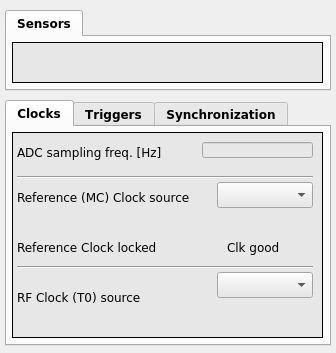
<?xml version="1.0" encoding="UTF-8"?>
<ui version="4.0">
 <class>MainWindow</class>
 <widget class="QMainWindow" name="MainWindow">
  <property name="geometry">
   <rect>
    <x>0</x>
    <y>0</y>
    <width>336</width>
    <height>353</height>
   </rect>
  </property>
  <property name="windowTitle">
   <string/>
  </property>
  <property name="styleSheet">
   <string notr="true"/>
  </property>
  <property name="Title" stdset="0">
   <string>$(DEVICE):evrx</string>
  </property>
  <widget class="QWidget" name="centralwidget">
   <widget class="QTabWidget" name="MainSignalWindowTab_4">
    <property name="enabled">
     <bool>true</bool>
    </property>
    <property name="geometry">
     <rect>
      <x>5</x>
      <y>100</y>
      <width>326</width>
      <height>246</height>
     </rect>
    </property>
    <property name="sizePolicy">
     <sizepolicy hsizetype="Expanding" vsizetype="Expanding">
      <horstretch>0</horstretch>
      <verstretch>0</verstretch>
     </sizepolicy>
    </property>
    <property name="minimumSize">
     <size>
      <width>300</width>
      <height>75</height>
     </size>
    </property>
    <property name="font">
     <font>
      <family>DejaVu Sans</family>
      <pointsize>9</pointsize>
      <weight>75</weight>
      <bold>true</bold>
      <kerning>false</kerning>
     </font>
    </property>
    <property name="styleSheet">
     <string notr="true"/>
    </property>
    <property name="currentIndex">
     <number>0</number>
    </property>
    <property name="iconSize">
     <size>
      <width>16</width>
      <height>16</height>
     </size>
    </property>
    <property name="elideMode">
     <enum>Qt::ElideNone</enum>
    </property>
    <property name="usesScrollButtons">
     <bool>false</bool>
    </property>
    <widget class="QWidget" name="tab_4">
     <attribute name="title">
      <string>Clocks</string>
     </attribute>
     <widget class="caFrame" name="caframe_6">
      <property name="geometry">
       <rect>
        <x>5</x>
        <y>5</y>
        <width>311</width>
        <height>206</height>
       </rect>
      </property>
      <property name="styleSheet">
       <string notr="true">background-color: rgb(231, 231, 231);</string>
      </property>
      <property name="frameShape">
       <enum>QFrame::Box</enum>
      </property>
      <property name="frameShadow">
       <enum>QFrame::Plain</enum>
      </property>
      <property name="lineWidth">
       <number>1</number>
      </property>
      <property name="midLineWidth">
       <number>1</number>
      </property>
      <property name="background">
       <color>
        <red>0</red>
        <green>0</green>
        <blue>0</blue>
       </color>
      </property>
      <widget class="caLed" name="caled">
       <property name="enabled">
        <bool>true</bool>
       </property>
       <property name="geometry">
        <rect>
         <x>165</x>
         <y>105</y>
         <width>16</width>
         <height>16</height>
        </rect>
       </property>
       <property name="sizePolicy">
        <sizepolicy hsizetype="Expanding" vsizetype="Expanding">
         <horstretch>0</horstretch>
         <verstretch>0</verstretch>
        </sizepolicy>
       </property>
       <property name="rectangular">
        <bool>false</bool>
       </property>
       <property name="linearGradient">
        <bool>false</bool>
       </property>
       <property name="scaleContents">
        <bool>true</bool>
       </property>
       <property name="channel" stdset="0">
        <string notr="true">$(DEVICE):evrx:pll:locked</string>
       </property>
       <property name="falseColor">
        <color>
         <red>255</red>
         <green>0</green>
         <blue>0</blue>
        </color>
       </property>
       <property name="trueColor">
        <color>
         <red>0</red>
         <green>255</green>
         <blue>0</blue>
        </color>
       </property>
       <property name="trueValue">
        <string>true</string>
       </property>
       <property name="falseValue">
        <string>false</string>
       </property>
      </widget>
      <widget class="caMenu" name="camenu_2">
       <property name="geometry">
        <rect>
         <x>205</x>
         <y>50</y>
         <width>96</width>
         <height>26</height>
        </rect>
       </property>
       <property name="font">
        <font>
         <family>DejaVu Sans</family>
         <pointsize>10</pointsize>
        </font>
       </property>
       <property name="styleSheet">
        <string notr="true">color: rgb(0, 0, 0);</string>
       </property>
       <property name="channel" stdset="0">
        <string notr="true">$(DEVICE):evrx:triggers:mc:source</string>
       </property>
      </widget>
      <widget class="caLed" name="caled_2">
       <property name="geometry">
        <rect>
         <x>285</x>
         <y>105</y>
         <width>16</width>
         <height>16</height>
        </rect>
       </property>
       <property name="scaleContents">
        <bool>true</bool>
       </property>
       <property name="channel" stdset="0">
        <string notr="true">$(DEVICE):evrx:pll:clk_good</string>
       </property>
       <property name="falseColor">
        <color>
         <red>255</red>
         <green>0</green>
         <blue>0</blue>
        </color>
       </property>
       <property name="trueColor">
        <color>
         <red>0</red>
         <green>255</green>
         <blue>0</blue>
        </color>
       </property>
       <property name="trueValue">
        <string>true</string>
       </property>
       <property name="falseValue">
        <string>false</string>
       </property>
      </widget>
      <widget class="QLabel" name="label_20">
       <property name="geometry">
        <rect>
         <x>215</x>
         <y>105</y>
         <width>66</width>
         <height>20</height>
        </rect>
       </property>
       <property name="font">
        <font>
         <family>DejaVu Sans</family>
         <pointsize>9</pointsize>
        </font>
       </property>
       <property name="text">
        <string>Clk good</string>
       </property>
      </widget>
      <widget class="QLabel" name="label_28">
       <property name="geometry">
        <rect>
         <x>5</x>
         <y>55</y>
         <width>196</width>
         <height>20</height>
        </rect>
       </property>
       <property name="font">
        <font>
         <family>DejaVu Sans</family>
         <pointsize>9</pointsize>
        </font>
       </property>
       <property name="text">
        <string>Reference (MC) Clock source</string>
       </property>
      </widget>
      <widget class="Line" name="line_9">
       <property name="geometry">
        <rect>
         <x>5</x>
         <y>40</y>
         <width>296</width>
         <height>10</height>
        </rect>
       </property>
       <property name="orientation">
        <enum>Qt::Horizontal</enum>
       </property>
      </widget>
      <widget class="QLabel" name="label_23">
       <property name="geometry">
        <rect>
         <x>5</x>
         <y>10</y>
         <width>186</width>
         <height>20</height>
        </rect>
       </property>
       <property name="font">
        <font>
         <family>DejaVu Sans</family>
         <pointsize>9</pointsize>
        </font>
       </property>
       <property name="text">
        <string>ADC sampling freq. [Hz]</string>
       </property>
      </widget>
      <widget class="QLabel" name="label_19">
       <property name="geometry">
        <rect>
         <x>5</x>
         <y>105</y>
         <width>151</width>
         <height>20</height>
        </rect>
       </property>
       <property name="font">
        <font>
         <family>DejaVu Sans</family>
         <pointsize>9</pointsize>
        </font>
       </property>
       <property name="text">
        <string>Reference Clock locked</string>
       </property>
      </widget>
      <widget class="caMenu" name="camenu_6">
       <property name="geometry">
        <rect>
         <x>205</x>
         <y>140</y>
         <width>96</width>
         <height>26</height>
        </rect>
       </property>
       <property name="font">
        <font>
         <family>DejaVu Sans</family>
         <pointsize>10</pointsize>
        </font>
       </property>
       <property name="styleSheet">
        <string notr="true">color: rgb(0, 0, 0);</string>
       </property>
       <property name="channel" stdset="0">
        <string notr="true">$(DEVICE):evrx:triggers:t0:source</string>
       </property>
      </widget>
      <widget class="QLabel" name="label_33">
       <property name="geometry">
        <rect>
         <x>5</x>
         <y>155</y>
         <width>171</width>
         <height>20</height>
        </rect>
       </property>
       <property name="font">
        <font>
         <family>DejaVu Sans</family>
         <pointsize>9</pointsize>
        </font>
       </property>
       <property name="text">
        <string>RF Clock (T0) source</string>
       </property>
      </widget>
      <widget class="Line" name="line_16">
       <property name="geometry">
        <rect>
         <x>5</x>
         <y>130</y>
         <width>296</width>
         <height>10</height>
        </rect>
       </property>
       <property name="orientation">
        <enum>Qt::Horizontal</enum>
       </property>
      </widget>
      <widget class="caLineEdit" name="calineedit_12">
       <property name="geometry">
        <rect>
         <x>190</x>
         <y>10</y>
         <width>111</width>
         <height>16</height>
        </rect>
       </property>
       <property name="font">
        <font>
         <family>Sans Serif</family>
         <pointsize>10</pointsize>
        </font>
       </property>
       <property name="alignment">
        <set>Qt::AlignRight|Qt::AlignTrailing|Qt::AlignVCenter</set>
       </property>
       <property name="channel" stdset="0">
        <string notr="true">$(DEVICE):evrx:clock_info:adc_frequency</string>
       </property>
      </widget>
      <widget class="caRelatedDisplay" name="rtc_t2_4">
       <property name="geometry">
        <rect>
         <x>205</x>
         <y>170</y>
         <width>96</width>
         <height>21</height>
        </rect>
       </property>
       <property name="background">
        <color>
         <red>252</red>
         <green>220</green>
         <blue>123</blue>
        </color>
       </property>
       <property name="labels">
        <string notr="true">RTC</string>
       </property>
       <property name="files">
        <string notr="true">rtc</string>
       </property>
       <property name="args">
        <string notr="true">DEVICE=$(DEVICE):evrx:rtc:t0</string>
       </property>
      </widget>
     </widget>
     <widget class="QTabWidget" name="MainSignalWindowTab_5">
      <property name="enabled">
       <bool>true</bool>
      </property>
      <property name="geometry">
       <rect>
        <x>0</x>
        <y>480</y>
        <width>556</width>
        <height>80</height>
       </rect>
      </property>
      <property name="sizePolicy">
       <sizepolicy hsizetype="Expanding" vsizetype="Expanding">
        <horstretch>0</horstretch>
        <verstretch>0</verstretch>
       </sizepolicy>
      </property>
      <property name="minimumSize">
       <size>
        <width>300</width>
        <height>80</height>
       </size>
      </property>
      <property name="font">
       <font>
        <family>DejaVu Sans</family>
        <pointsize>9</pointsize>
        <weight>75</weight>
        <bold>true</bold>
        <kerning>false</kerning>
       </font>
      </property>
      <property name="styleSheet">
       <string notr="true"/>
      </property>
      <property name="currentIndex">
       <number>0</number>
      </property>
      <property name="iconSize">
       <size>
        <width>16</width>
        <height>16</height>
       </size>
      </property>
      <property name="elideMode">
       <enum>Qt::ElideNone</enum>
      </property>
      <property name="usesScrollButtons">
       <bool>false</bool>
      </property>
      <widget class="QWidget" name="tab_5">
       <attribute name="title">
        <string>Sensors</string>
       </attribute>
       <widget class="caFrame" name="caframe_10">
        <property name="geometry">
         <rect>
          <x>5</x>
          <y>5</y>
          <width>541</width>
          <height>41</height>
         </rect>
        </property>
        <property name="styleSheet">
         <string notr="true">background-color: rgb(231, 231, 231);</string>
        </property>
        <property name="frameShape">
         <enum>QFrame::Box</enum>
        </property>
        <property name="frameShadow">
         <enum>QFrame::Plain</enum>
        </property>
        <property name="lineWidth">
         <number>1</number>
        </property>
        <property name="midLineWidth">
         <number>1</number>
        </property>
        <property name="background">
         <color>
          <red>0</red>
          <green>0</green>
          <blue>0</blue>
         </color>
        </property>
        <widget class="caRelatedDisplay" name="bpm_temp_3">
         <property name="geometry">
          <rect>
           <x>295</x>
           <y>10</y>
           <width>111</width>
           <height>21</height>
          </rect>
         </property>
         <property name="font">
          <font>
           <family>Sans Serif</family>
           <pointsize>10</pointsize>
          </font>
         </property>
         <property name="background">
          <color>
           <red>252</red>
           <green>220</green>
           <blue>123</blue>
          </color>
         </property>
         <property name="labels">
          <string notr="true">BPM T°C</string>
         </property>
         <property name="files">
          <string notr="true">temperatures</string>
         </property>
         <property name="args">
          <string notr="true">MODULE=$(BPM);</string>
         </property>
        </widget>
        <widget class="caRelatedDisplay" name="bpm_temp_4">
         <property name="geometry">
          <rect>
           <x>420</x>
           <y>10</y>
           <width>111</width>
           <height>21</height>
          </rect>
         </property>
         <property name="font">
          <font>
           <family>Sans Serif</family>
           <pointsize>10</pointsize>
          </font>
         </property>
         <property name="background">
          <color>
           <red>252</red>
           <green>220</green>
           <blue>123</blue>
          </color>
         </property>
         <property name="labels">
          <string notr="true">BPM U/I</string>
         </property>
         <property name="files">
          <string notr="true">voltages</string>
         </property>
         <property name="args">
          <string notr="true">MODULE=$(BPM);</string>
         </property>
        </widget>
        <widget class="QLabel" name="label_34">
         <property name="geometry">
          <rect>
           <x>5</x>
           <y>10</y>
           <width>151</width>
           <height>21</height>
          </rect>
         </property>
         <property name="font">
          <font>
           <pointsize>10</pointsize>
          </font>
         </property>
         <property name="text">
          <string>FPGA temp. [° C]</string>
         </property>
        </widget>
        <widget class="caLineEdit" name="calineedit_14">
         <property name="geometry">
          <rect>
           <x>155</x>
           <y>10</y>
           <width>46</width>
           <height>21</height>
          </rect>
         </property>
         <property name="font">
          <font>
           <family>Sans Serif</family>
           <pointsize>13</pointsize>
          </font>
         </property>
         <property name="alignment">
          <set>Qt::AlignRight|Qt::AlignTrailing|Qt::AlignVCenter</set>
         </property>
         <property name="channel" stdset="0">
          <string notr="true">$(BPM):ID_2:value</string>
         </property>
         <property name="precision">
          <number>2</number>
         </property>
        </widget>
       </widget>
      </widget>
     </widget>
    </widget>
    <widget class="QWidget" name="tab_2">
     <attribute name="title">
      <string>Triggers</string>
     </attribute>
     <widget class="caFrame" name="caframe_17">
      <property name="geometry">
       <rect>
        <x>5</x>
        <y>5</y>
        <width>311</width>
        <height>206</height>
       </rect>
      </property>
      <property name="styleSheet">
       <string notr="true">background-color: rgb(231, 231, 231);</string>
      </property>
      <property name="frameShape">
       <enum>QFrame::Box</enum>
      </property>
      <property name="frameShadow">
       <enum>QFrame::Plain</enum>
      </property>
      <property name="lineWidth">
       <number>1</number>
      </property>
      <property name="midLineWidth">
       <number>1</number>
      </property>
      <property name="background">
       <color>
        <red>0</red>
        <green>0</green>
        <blue>0</blue>
       </color>
      </property>
      <widget class="QLabel" name="label_36">
       <property name="geometry">
        <rect>
         <x>5</x>
         <y>145</y>
         <width>166</width>
         <height>20</height>
        </rect>
       </property>
       <property name="font">
        <font>
         <family>DejaVu Sans</family>
         <pointsize>9</pointsize>
        </font>
       </property>
       <property name="text">
        <string>Postmortem (T1) source</string>
       </property>
      </widget>
      <widget class="QLabel" name="label_46">
       <property name="geometry">
        <rect>
         <x>5</x>
         <y>105</y>
         <width>161</width>
         <height>20</height>
        </rect>
       </property>
       <property name="font">
        <font>
         <family>DejaVu Sans</family>
         <pointsize>9</pointsize>
        </font>
       </property>
       <property name="text">
        <string>Debouncer [x 8 ns]</string>
       </property>
      </widget>
      <widget class="caMenu" name="camenu_9">
       <property name="geometry">
        <rect>
         <x>205</x>
         <y>50</y>
         <width>96</width>
         <height>26</height>
        </rect>
       </property>
       <property name="font">
        <font>
         <family>DejaVu Sans</family>
         <pointsize>10</pointsize>
        </font>
       </property>
       <property name="styleSheet">
        <string notr="true">color: rgb(0, 0, 0);</string>
       </property>
       <property name="channel" stdset="0">
        <string notr="true">$(DEVICE):evrx:triggers:t2:source</string>
       </property>
      </widget>
      <widget class="Line" name="line_17">
       <property name="geometry">
        <rect>
         <x>5</x>
         <y>130</y>
         <width>296</width>
         <height>10</height>
        </rect>
       </property>
       <property name="orientation">
        <enum>Qt::Horizontal</enum>
       </property>
      </widget>
      <widget class="caMenu" name="camenu_10">
       <property name="geometry">
        <rect>
         <x>205</x>
         <y>140</y>
         <width>96</width>
         <height>26</height>
        </rect>
       </property>
       <property name="font">
        <font>
         <family>DejaVu Sans</family>
         <pointsize>10</pointsize>
        </font>
       </property>
       <property name="styleSheet">
        <string notr="true">color: rgb(0, 0, 0);</string>
       </property>
       <property name="channel" stdset="0">
        <string notr="true">$(DEVICE):evrx:triggers:t1:source</string>
       </property>
      </widget>
      <widget class="QLabel" name="label_30">
       <property name="geometry">
        <rect>
         <x>5</x>
         <y>55</y>
         <width>191</width>
         <height>20</height>
        </rect>
       </property>
       <property name="font">
        <font>
         <family>DejaVu Sans</family>
         <pointsize>9</pointsize>
        </font>
       </property>
       <property name="text">
        <string>Acquisition trigger (T2) source</string>
       </property>
      </widget>
      <widget class="caTextEntry" name="catextentry_52">
       <property name="geometry">
        <rect>
         <x>205</x>
         <y>105</y>
         <width>96</width>
         <height>20</height>
        </rect>
       </property>
       <property name="font">
        <font>
         <family>DejaVu Sans</family>
         <pointsize>9</pointsize>
         <stylestrategy>PreferDefault</stylestrategy>
        </font>
       </property>
       <property name="alignment">
        <set>Qt::AlignRight|Qt::AlignTrailing|Qt::AlignVCenter</set>
       </property>
       <property name="channel" stdset="0">
        <string notr="true">$(DEVICE):evrx:triggers:t2:debouncer</string>
       </property>
       <property name="background">
        <color>
         <red>255</red>
         <green>255</green>
         <blue>255</blue>
        </color>
       </property>
       <property name="colorMode">
        <enum>caLineEdit::Static</enum>
       </property>
       <property name="precision">
        <number>4</number>
       </property>
       <property name="precisionMode">
        <enum>caLineEdit::Channel</enum>
       </property>
       <property name="maxValue">
        <double>2.000000000000000</double>
       </property>
       <property name="minValue">
        <double>0.100000000000000</double>
       </property>
      </widget>
      <widget class="QLabel" name="label_26">
       <property name="geometry">
        <rect>
         <x>5</x>
         <y>10</y>
         <width>186</width>
         <height>20</height>
        </rect>
       </property>
       <property name="font">
        <font>
         <family>DejaVu Sans</family>
         <pointsize>9</pointsize>
        </font>
       </property>
       <property name="text">
        <string>ADC sampling freq. [Hz]</string>
       </property>
      </widget>
      <widget class="Line" name="line_10">
       <property name="geometry">
        <rect>
         <x>5</x>
         <y>40</y>
         <width>296</width>
         <height>10</height>
        </rect>
       </property>
       <property name="orientation">
        <enum>Qt::Horizontal</enum>
       </property>
      </widget>
      <widget class="caLineEdit" name="calineedit_13">
       <property name="geometry">
        <rect>
         <x>190</x>
         <y>10</y>
         <width>111</width>
         <height>16</height>
        </rect>
       </property>
       <property name="font">
        <font>
         <family>Sans Serif</family>
         <pointsize>10</pointsize>
        </font>
       </property>
       <property name="alignment">
        <set>Qt::AlignRight|Qt::AlignTrailing|Qt::AlignVCenter</set>
       </property>
       <property name="channel" stdset="0">
        <string notr="true">$(DEVICE):evrx:clock_info:adc_frequency</string>
       </property>
      </widget>
      <widget class="caRelatedDisplay" name="rtc_t2">
       <property name="geometry">
        <rect>
         <x>205</x>
         <y>80</y>
         <width>96</width>
         <height>21</height>
        </rect>
       </property>
       <property name="background">
        <color>
         <red>252</red>
         <green>220</green>
         <blue>123</blue>
        </color>
       </property>
       <property name="labels">
        <string notr="true">RTC</string>
       </property>
       <property name="files">
        <string notr="true">rtc</string>
       </property>
       <property name="args">
        <string notr="true">DEVICE=$(DEVICE):evrx:rtc:t2</string>
       </property>
      </widget>
      <widget class="caRelatedDisplay" name="rtc_t2_2">
       <property name="geometry">
        <rect>
         <x>205</x>
         <y>170</y>
         <width>96</width>
         <height>21</height>
        </rect>
       </property>
       <property name="background">
        <color>
         <red>252</red>
         <green>220</green>
         <blue>123</blue>
        </color>
       </property>
       <property name="labels">
        <string notr="true">RTC</string>
       </property>
       <property name="files">
        <string notr="true">rtc</string>
       </property>
       <property name="args">
        <string notr="true">DEVICE=$(DEVICE):evrx:rtc:t1</string>
       </property>
      </widget>
     </widget>
    </widget>
    <widget class="QWidget" name="tab">
     <attribute name="title">
      <string>Synchronization</string>
     </attribute>
     <widget class="caFrame" name="caframe_16">
      <property name="geometry">
       <rect>
        <x>5</x>
        <y>5</y>
        <width>311</width>
        <height>206</height>
       </rect>
      </property>
      <property name="styleSheet">
       <string notr="true">background-color: rgb(231, 231, 231);</string>
      </property>
      <property name="frameShape">
       <enum>QFrame::Box</enum>
      </property>
      <property name="frameShadow">
       <enum>QFrame::Plain</enum>
      </property>
      <property name="lineWidth">
       <number>1</number>
      </property>
      <property name="midLineWidth">
       <number>1</number>
      </property>
      <property name="background">
       <color>
        <red>0</red>
        <green>0</green>
        <blue>0</blue>
       </color>
      </property>
      <widget class="caMessageButton" name="camessagebutton">
       <property name="geometry">
        <rect>
         <x>10</x>
         <y>10</y>
         <width>291</width>
         <height>24</height>
        </rect>
       </property>
       <property name="font">
        <font>
         <family>DejaVu Sans</family>
         <pointsize>10</pointsize>
        </font>
       </property>
       <property name="text">
        <string>Sync now</string>
       </property>
       <property name="flat">
        <bool>false</bool>
       </property>
       <property name="fontScaleMode">
        <enum>EPushButton::WidthAndHeight</enum>
       </property>
       <property name="channel" stdset="0">
        <string notr="true">$(DEVICE):application:synchronize</string>
       </property>
       <property name="background">
        <color>
         <red>254</red>
         <green>217</green>
         <blue>188</blue>
        </color>
       </property>
       <property name="pressMessage">
        <string notr="true">1</string>
       </property>
      </widget>
     </widget>
    </widget>
   </widget>
   <widget class="QTabWidget" name="MainSignalWindowTab_9">
    <property name="enabled">
     <bool>true</bool>
    </property>
    <property name="geometry">
     <rect>
      <x>5</x>
      <y>10</y>
      <width>326</width>
      <height>81</height>
     </rect>
    </property>
    <property name="sizePolicy">
     <sizepolicy hsizetype="Expanding" vsizetype="Expanding">
      <horstretch>0</horstretch>
      <verstretch>0</verstretch>
     </sizepolicy>
    </property>
    <property name="minimumSize">
     <size>
      <width>300</width>
      <height>75</height>
     </size>
    </property>
    <property name="font">
     <font>
      <family>DejaVu Sans</family>
      <pointsize>9</pointsize>
      <weight>75</weight>
      <bold>true</bold>
      <kerning>false</kerning>
     </font>
    </property>
    <property name="styleSheet">
     <string notr="true"/>
    </property>
    <property name="currentIndex">
     <number>0</number>
    </property>
    <property name="iconSize">
     <size>
      <width>16</width>
      <height>16</height>
     </size>
    </property>
    <property name="elideMode">
     <enum>Qt::ElideNone</enum>
    </property>
    <property name="usesScrollButtons">
     <bool>false</bool>
    </property>
    <widget class="QWidget" name="tab_12">
     <attribute name="title">
      <string>Sensors</string>
     </attribute>
     <widget class="caFrame" name="caframe_14">
      <property name="geometry">
       <rect>
        <x>5</x>
        <y>5</y>
        <width>311</width>
        <height>41</height>
       </rect>
      </property>
      <property name="styleSheet">
       <string notr="true">background-color: rgb(231, 231, 231);</string>
      </property>
      <property name="frameShape">
       <enum>QFrame::Box</enum>
      </property>
      <property name="frameShadow">
       <enum>QFrame::Plain</enum>
      </property>
      <property name="lineWidth">
       <number>1</number>
      </property>
      <property name="midLineWidth">
       <number>1</number>
      </property>
      <property name="background">
       <color>
        <red>0</red>
        <green>0</green>
        <blue>0</blue>
       </color>
      </property>
      <widget class="caRelatedDisplay" name="bpm_temp">
       <property name="geometry">
        <rect>
         <x>25</x>
         <y>10</y>
         <width>110</width>
         <height>21</height>
        </rect>
       </property>
       <property name="font">
        <font>
         <family>Sans Serif</family>
         <pointsize>10</pointsize>
        </font>
       </property>
       <property name="background">
        <color>
         <red>252</red>
         <green>220</green>
         <blue>123</blue>
        </color>
       </property>
       <property name="labels">
        <string notr="true">EVRX T°C</string>
       </property>
       <property name="files">
        <string notr="true">temperatures</string>
       </property>
       <property name="args">
        <string notr="true">MODULE=$(DEVICE):evrx;</string>
       </property>
      </widget>
      <widget class="caRelatedDisplay" name="bpm_temp_2">
       <property name="geometry">
        <rect>
         <x>170</x>
         <y>10</y>
         <width>110</width>
         <height>21</height>
        </rect>
       </property>
       <property name="font">
        <font>
         <family>Sans Serif</family>
         <pointsize>10</pointsize>
        </font>
       </property>
       <property name="background">
        <color>
         <red>252</red>
         <green>220</green>
         <blue>123</blue>
        </color>
       </property>
       <property name="labels">
        <string notr="true">EVRX U/I</string>
       </property>
       <property name="files">
        <string notr="true">voltages</string>
       </property>
       <property name="args">
        <string notr="true">MODULE=$(DEVICE):evrx;</string>
       </property>
      </widget>
     </widget>
     <widget class="QTabWidget" name="MainSignalWindowTab_11">
      <property name="enabled">
       <bool>true</bool>
      </property>
      <property name="geometry">
       <rect>
        <x>0</x>
        <y>480</y>
        <width>556</width>
        <height>80</height>
       </rect>
      </property>
      <property name="sizePolicy">
       <sizepolicy hsizetype="Expanding" vsizetype="Expanding">
        <horstretch>0</horstretch>
        <verstretch>0</verstretch>
       </sizepolicy>
      </property>
      <property name="minimumSize">
       <size>
        <width>300</width>
        <height>80</height>
       </size>
      </property>
      <property name="font">
       <font>
        <family>DejaVu Sans</family>
        <pointsize>9</pointsize>
        <weight>75</weight>
        <bold>true</bold>
        <kerning>false</kerning>
       </font>
      </property>
      <property name="styleSheet">
       <string notr="true"/>
      </property>
      <property name="currentIndex">
       <number>0</number>
      </property>
      <property name="iconSize">
       <size>
        <width>16</width>
        <height>16</height>
       </size>
      </property>
      <property name="elideMode">
       <enum>Qt::ElideNone</enum>
      </property>
      <property name="usesScrollButtons">
       <bool>false</bool>
      </property>
      <widget class="QWidget" name="tab_13">
       <attribute name="title">
        <string>Sensors</string>
       </attribute>
       <widget class="caFrame" name="caframe_15">
        <property name="geometry">
         <rect>
          <x>5</x>
          <y>5</y>
          <width>541</width>
          <height>41</height>
         </rect>
        </property>
        <property name="styleSheet">
         <string notr="true">background-color: rgb(231, 231, 231);</string>
        </property>
        <property name="frameShape">
         <enum>QFrame::Box</enum>
        </property>
        <property name="frameShadow">
         <enum>QFrame::Plain</enum>
        </property>
        <property name="lineWidth">
         <number>1</number>
        </property>
        <property name="midLineWidth">
         <number>1</number>
        </property>
        <property name="background">
         <color>
          <red>0</red>
          <green>0</green>
          <blue>0</blue>
         </color>
        </property>
        <widget class="caRelatedDisplay" name="bpm_temp_11">
         <property name="geometry">
          <rect>
           <x>295</x>
           <y>10</y>
           <width>111</width>
           <height>21</height>
          </rect>
         </property>
         <property name="font">
          <font>
           <family>Sans Serif</family>
           <pointsize>10</pointsize>
          </font>
         </property>
         <property name="background">
          <color>
           <red>252</red>
           <green>220</green>
           <blue>123</blue>
          </color>
         </property>
         <property name="labels">
          <string notr="true">BPM T°C</string>
         </property>
         <property name="files">
          <string notr="true">temperatures</string>
         </property>
         <property name="args">
          <string notr="true">MODULE=$(BPM);</string>
         </property>
        </widget>
        <widget class="caRelatedDisplay" name="bpm_temp_12">
         <property name="geometry">
          <rect>
           <x>420</x>
           <y>10</y>
           <width>111</width>
           <height>21</height>
          </rect>
         </property>
         <property name="font">
          <font>
           <family>Sans Serif</family>
           <pointsize>10</pointsize>
          </font>
         </property>
         <property name="background">
          <color>
           <red>252</red>
           <green>220</green>
           <blue>123</blue>
          </color>
         </property>
         <property name="labels">
          <string notr="true">BPM U/I</string>
         </property>
         <property name="files">
          <string notr="true">voltages</string>
         </property>
         <property name="args">
          <string notr="true">MODULE=$(BPM);</string>
         </property>
        </widget>
        <widget class="QLabel" name="label_37">
         <property name="geometry">
          <rect>
           <x>5</x>
           <y>10</y>
           <width>151</width>
           <height>21</height>
          </rect>
         </property>
         <property name="font">
          <font>
           <pointsize>10</pointsize>
          </font>
         </property>
         <property name="text">
          <string>FPGA temp. [° C]</string>
         </property>
        </widget>
        <widget class="caLineEdit" name="calineedit_9">
         <property name="geometry">
          <rect>
           <x>155</x>
           <y>10</y>
           <width>46</width>
           <height>21</height>
          </rect>
         </property>
         <property name="font">
          <font>
           <family>Sans Serif</family>
           <pointsize>13</pointsize>
          </font>
         </property>
         <property name="alignment">
          <set>Qt::AlignRight|Qt::AlignTrailing|Qt::AlignVCenter</set>
         </property>
         <property name="channel" stdset="0">
          <string notr="true">$(BPM):ID_2:value</string>
         </property>
         <property name="precision">
          <number>2</number>
         </property>
        </widget>
       </widget>
      </widget>
     </widget>
    </widget>
   </widget>
  </widget>
 </widget>
 <customwidgets>
  <customwidget>
   <class>caMenu</class>
   <extends>QComboBox</extends>
   <header>caMenu</header>
  </customwidget>
  <customwidget>
   <class>caRelatedDisplay</class>
   <extends>QWidget</extends>
   <header>caRelatedDisplay</header>
  </customwidget>
  <customwidget>
   <class>caTextEntry</class>
   <extends>caLineEdit</extends>
   <header>caTextEntry</header>
  </customwidget>
  <customwidget>
   <class>caMessageButton</class>
   <extends>QPushButton</extends>
   <header>caMessageButton</header>
  </customwidget>
  <customwidget>
   <class>caFrame</class>
   <extends>QFrame</extends>
   <header>caFrame</header>
   <container>1</container>
  </customwidget>
  <customwidget>
   <class>caLed</class>
   <extends>QWidget</extends>
   <header>caLed</header>
  </customwidget>
  <customwidget>
   <class>caLineEdit</class>
   <extends>QLineEdit</extends>
   <header>caLineEdit</header>
  </customwidget>
 </customwidgets>
 <resources/>
 <connections/>
 <designerdata>
  <property name="gridDeltaX">
   <number>5</number>
  </property>
  <property name="gridDeltaY">
   <number>5</number>
  </property>
  <property name="gridSnapX">
   <bool>true</bool>
  </property>
  <property name="gridSnapY">
   <bool>true</bool>
  </property>
  <property name="gridVisible">
   <bool>true</bool>
  </property>
 </designerdata>
</ui>
